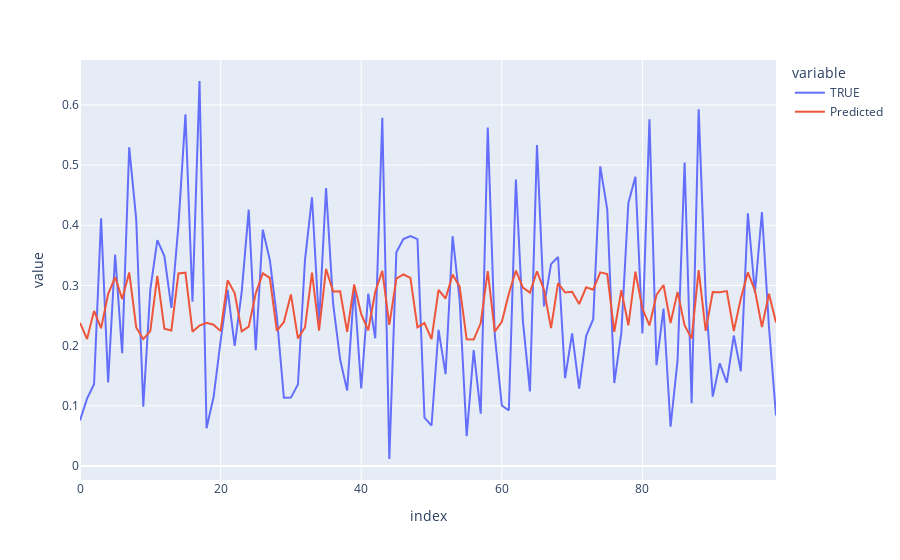

Notebook source saved alongside this figure:
### Code cell
px.line(result12.head(100), y=['TRUE', 'Predicted'])
